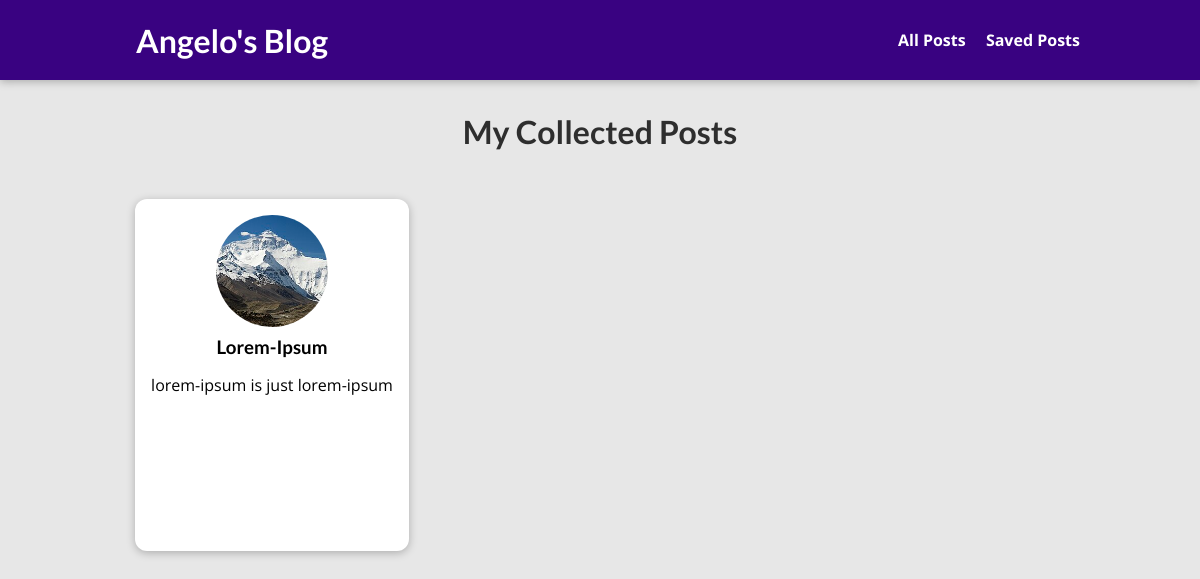
The page /posts on the database its author committed.
### blog/models.py (models this page shows, shortened)
class Post(models.Model):
    post_title = models.CharField(max_length=256)
    post_excerpt = models.CharField(max_length=256)
    post_image = models.ImageField(upload_to="posts", null=True)
    post_slug = models.SlugField(unique=True, null=False, db_index=True)
    post_author = models.ForeignKey(Author, on_delete=models.CASCADE, null=True, related_name="posts")
    post_content = models.TextField()
    post_date = models.DateField(auto_now=True)
    post_tag = models.ManyToManyField(Tag)

### blog/views.py (the view)
# urls.py: path("posts", views.AllPostsView.as_view(), name="posts-page"),
class AllPostsView(ListView):
    template_name = "blog/all-posts.html"
    model = Post
    order = ["-post_date"]
    context_object_name = "all_posts"
    def get_queryset(self):
        queryset = super().get_queryset()
        return queryset

### blog/templates/blog/all-posts.html (shortened to what this page needs)
{% extends "base.html" %}
{% load static %}
{% block css_files %}
<link rel="stylesheet" href="{% static "blog/posts.css" %}"/>
<link rel="stylesheet" href="{% static "blog/all-posts.css" %}"/>
{% endblock %}
{% block content %}
<section id="all-posts">
    <h2>My Collected Posts</h2>
    <ul>
        {% for post in all_posts %}
            {% include "blog/includes/posts.html" %}
        {% endfor %}
    </ul>
</section>
{% endblock %}

### blog/templates/blog/includes/posts.html
<li>
            <article class="post">
                <a href="{%  url "post-details-page" post.post_slug %}">
                <img src="{{ post.post_image.url }}" alt="{{ post.post_title }}"/>
                    <div class="post__content">
                        <h3>{{ post.post_title }}</h3>
                        <p>
                            {{ post.post_excerpt }}
                        </p>
                    </div>
                </a>
            </article>
        </li>

### static/app.css (style rules this page uses)
* { box-sizing: border-box; }
html { font-family: 'Open Sans', 'Lato', sans-serif; }
body { margin: 0; }
h1, h2, h3 { font-family: 'Lato', sans-serif; font-weight: bold; }

### blog/static/blog/posts.css (style rules this page uses)
.post { display: flex; flex-direction: column; align-items: center; text-align: center; }
.post a { text-decoration: none; color: black; transition: all 0.2s ease; padding: 1rem; }
.post img { width: 5rem; height: 5rem; object-fit: cover; border-radius: 50%; }
.post h3 { margin: 0.25rem 0; }

### blog/static/blog/all-posts.css (style rules this page uses)
body { background-color: #e7e7e7; }
#all-posts { margin: 7rem auto; width: 90%; max-width: 60rem; }
#all-posts h2 { text-align: center; font-size: 2rem; color: #2e2e2e; margin: 3rem 0; }
ul { list-style: none; margin: 0; padding: 0; display: grid; grid-template-columns: repeat(auto-fill, minmax(17rem, 1fr)); gap: 1.5rem; }
.post img { width: 7rem; height: 7rem; }
.post a { height: 22rem; transform-origin: center; box-shadow: 0 2px 8px rgba(0, 0, 0, 0.25); border-radius: 12px; background-color: white; }

### rows shown on the page
Post: post_image (picture), post_title "Lorem-Ipsum", post_excerpt "lorem-ipsum is just lorem-ipsum"
